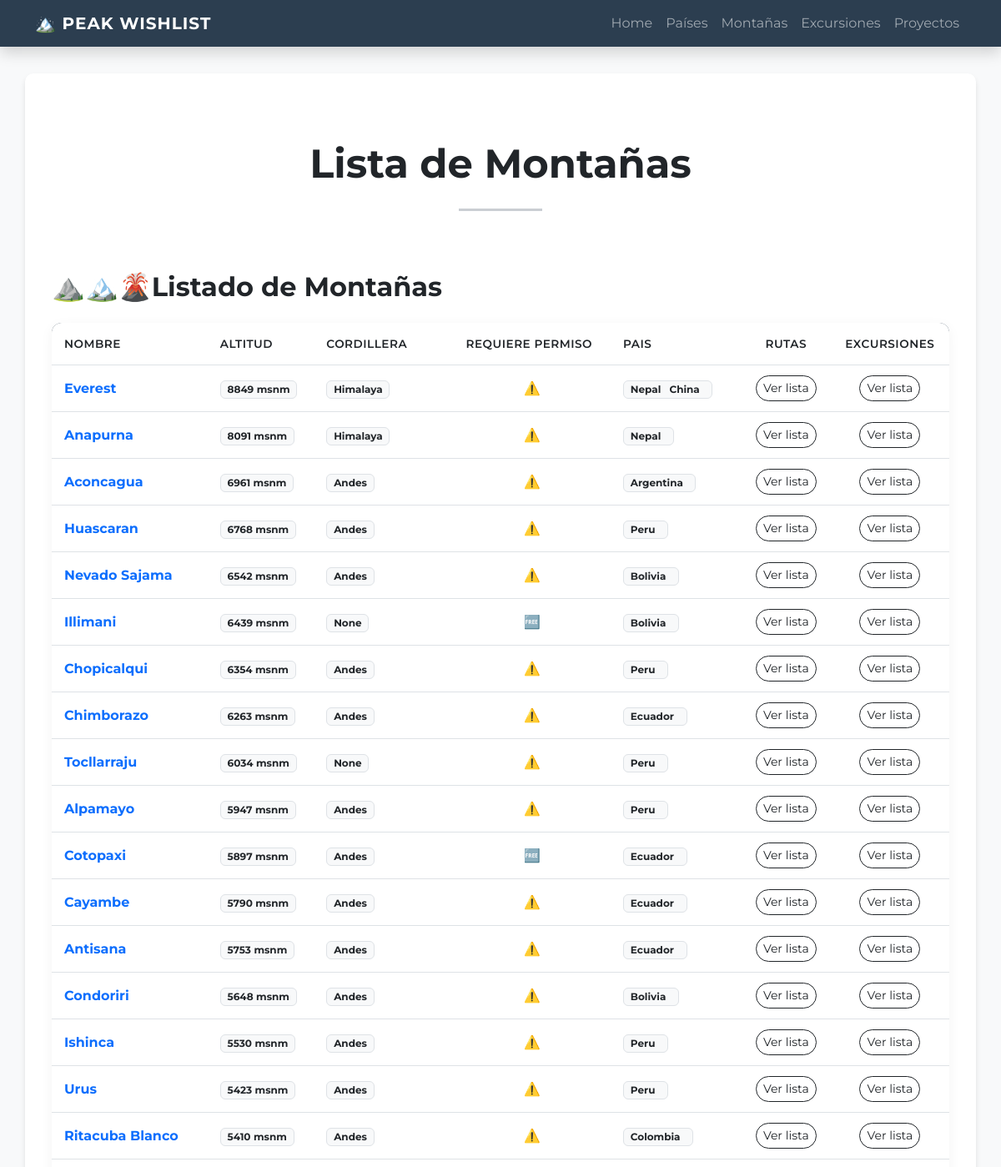
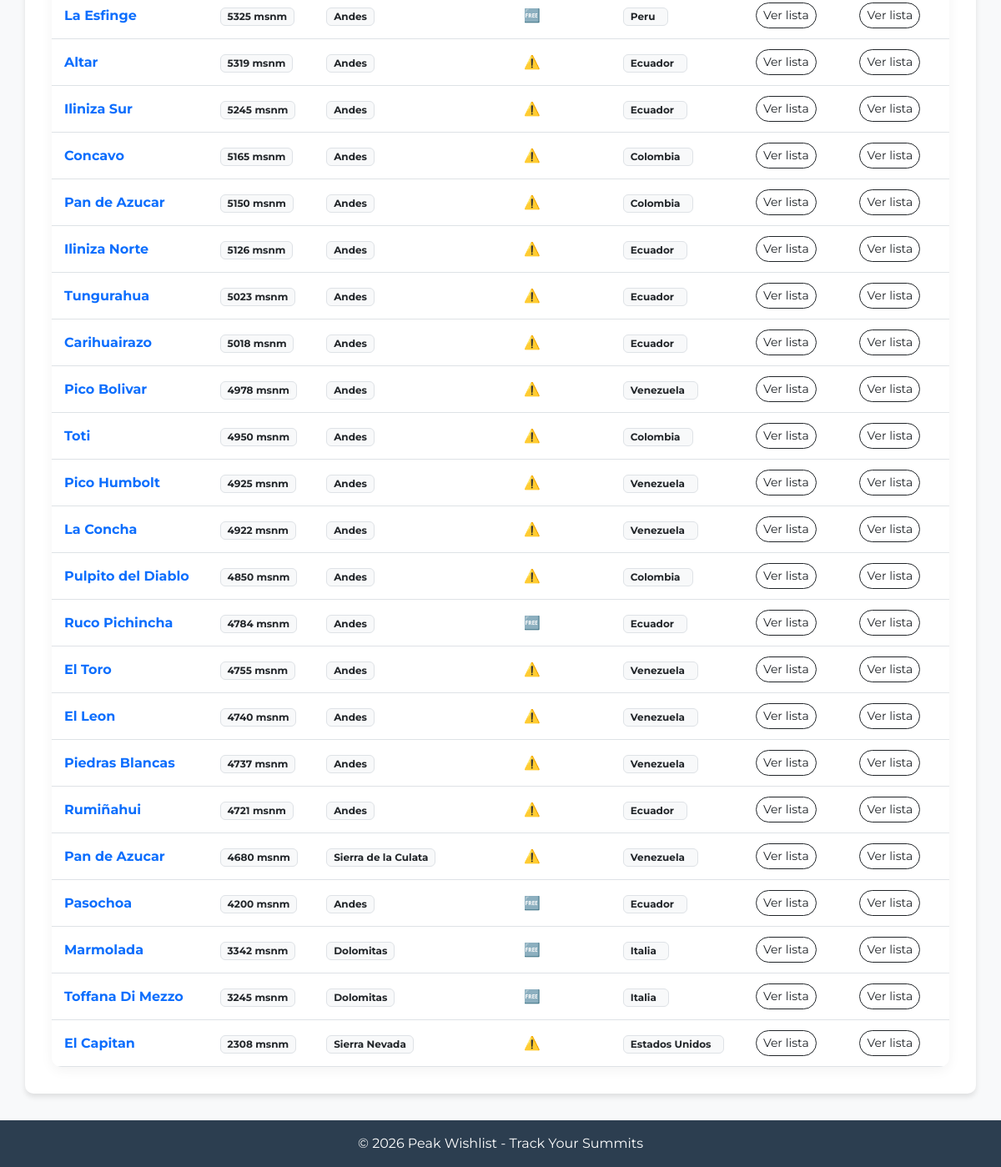
The app's page /montana/, older data (2 pictures, top to bottom).
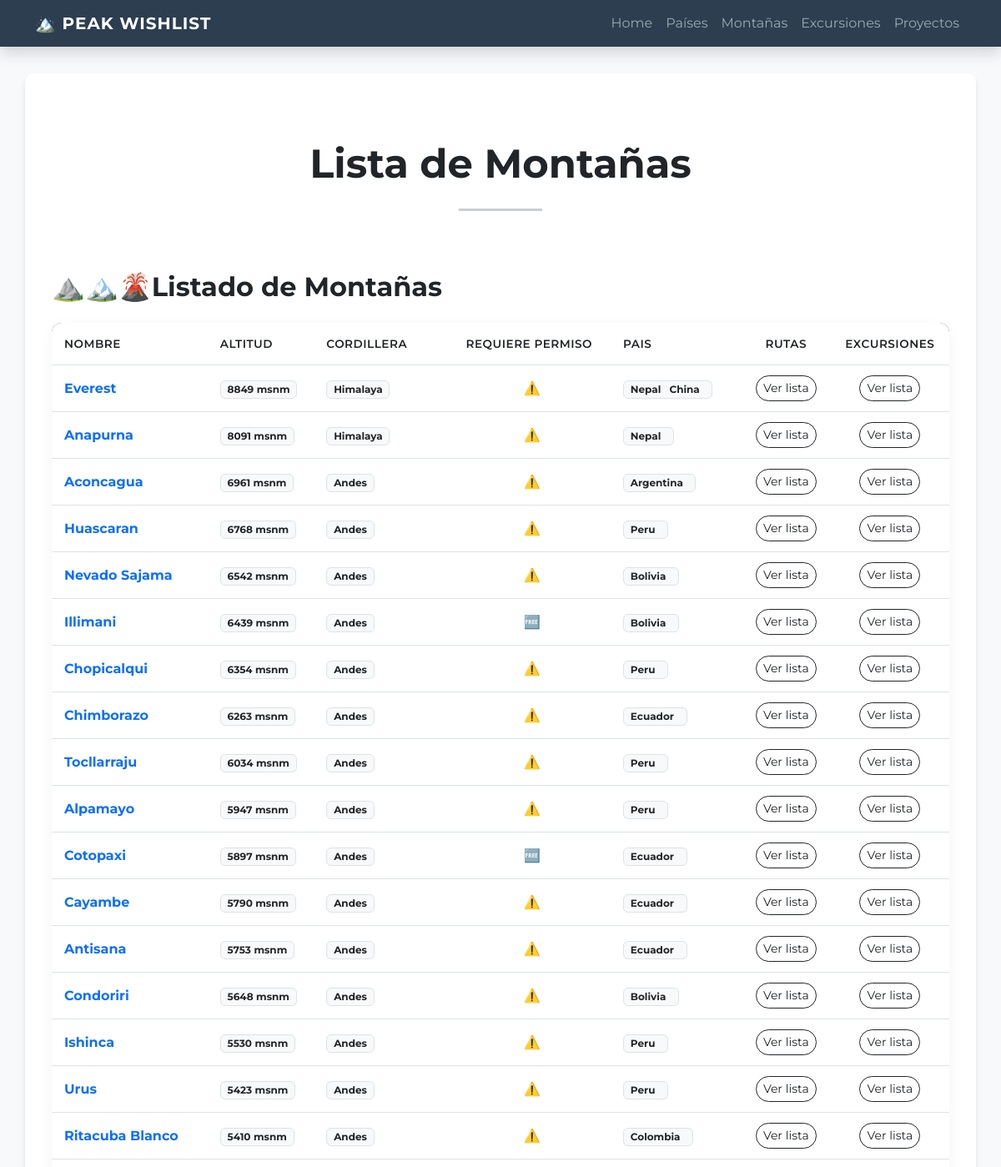
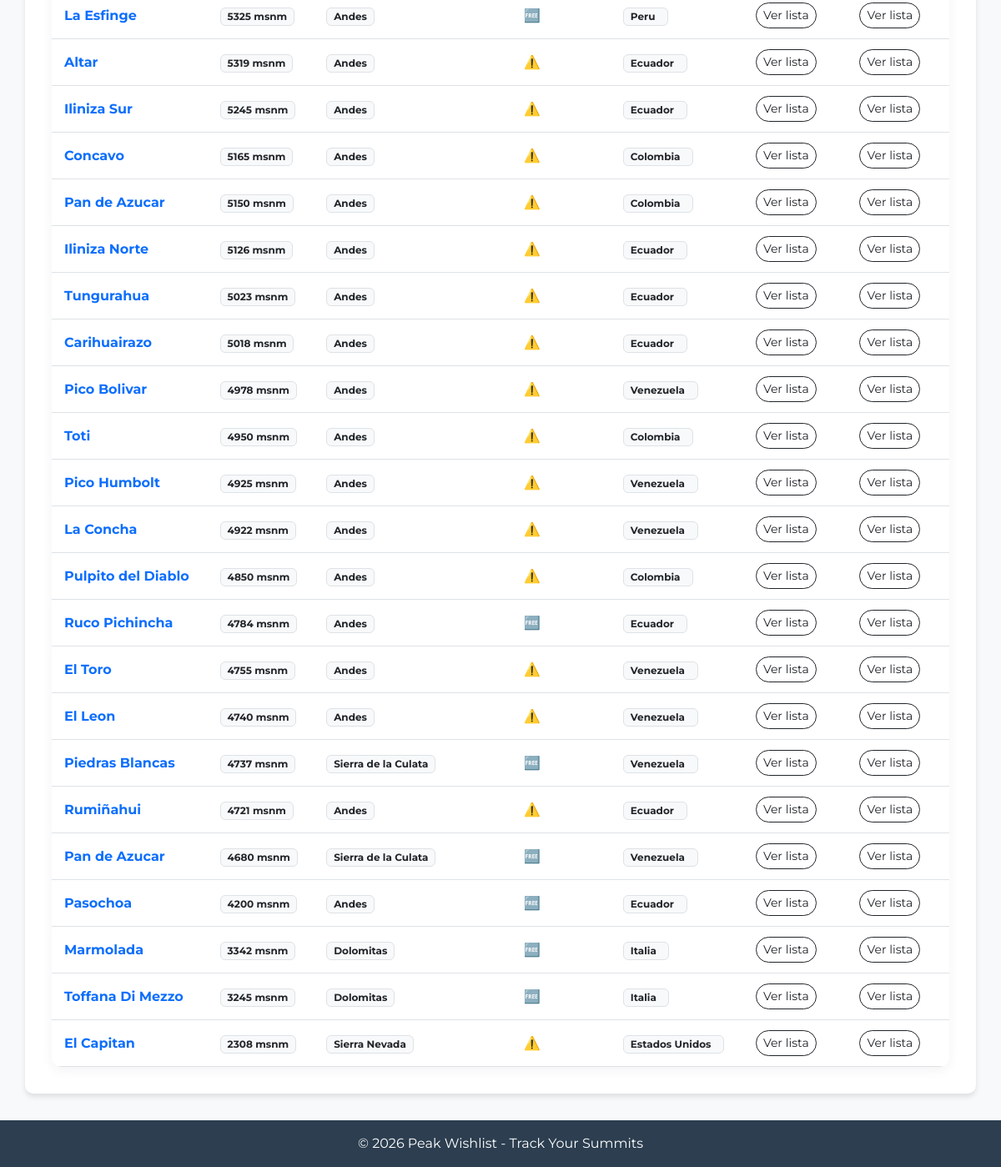
The same page, newer data (2 pictures, top to bottom).
### peak_wishlist/models.py (models this page shows, shortened)
class Montana(models.Model):
    nombre = models.CharField(max_length= 50, null=False, blank=False)
    altitud = models.PositiveIntegerField(null=False, blank=False)
    cordillera = models.CharField(max_length=50, null=True, blank=True)
    pais = models.ManyToManyField(Pais, related_name="montanas")
    provincia_estado_departamento_region = models.CharField(max_length=50, blank=False)
    requiere_permiso = models.BooleanField(default=False)
    parque = models.ForeignKey(Parque, null=True, blank=True, on_delete=models.PROTECT)
    class Meta:
        verbose_name="Montaña"
        verbose_name_plural="Montañas"

### peak_wishlist/views.py (the view)
# urls.py: path('montana/', views.montanas ,  name='montanas'),
def montanas(request, pais_id=None):
    if pais_id:
        pais =  models.Pais.objects.get(id =pais_id)
        query = models.Montana.objects.filter(pais=pais).order_by('-altitud')
        extension_titulo = f" en {pais.nombre}"
    else:
        query = models.Montana.objects.all().order_by('-altitud')
        extension_titulo = " "
    return render(request, "peak_wishlist/montana.html", {'montanas': query, "extension_titulo": extension_titulo})

### peak_wishlist/templates/peak_wishlist/montana.html (shortened to what this page needs)
{% extends 'peak_wishlist/base.html' %}
{% block contenido  %}
<div class="text-center py-5">
    <h3 class="display-5 fw-bold text-dark">Lista de Montañas</h3>
    <hr class="my-4 mx-auto" style="width: 100px; border-top: 3px solid #2c3e50;">
</div>
<h2 class="mb-4 text-dark fw-bold">⛰️🏔️🌋Listado de Montañas {{ extension_titulo }}</h2>
<div class="table-container-custom table-responsive">
    <table class="table table-custom mb-0">
        <thead>
            <tr>
                <th>Nombre</th>
                <th>Altitud</th>
                <th>Cordillera</th>
                <th>Requiere Permiso</th>
                <th>Pais</th>
                <th class="text-center">Rutas</th>
                <th class="text-center">Excursiones</th>
            </tr>
        </thead>
        <tbody>
            {% for montana in montanas %}
            <tr>
                <td class="fw-bold text-primary">{{ montana.nombre }}</td>
                <td>
                    <span class="badge bg-light text-dark border">
                        {{ montana.altitud }} msnm
                    </span>
                </td>
                <td>
                    <span class="badge bg-light text-dark border">
                        {{ montana.cordillera }}
                    </span>
                </td>
                <td class="text-center">
                    {% if montana.requiere_permiso %}
                        ⚠️
                    {% else %}
                        🆓
                    {% endif %}
                </td>
                <td>
                    <span class="badge bg-light text-dark border">
                        {% for pais in montana.pais.all %}
                            {{ pais.nombre }} &nbsp;
                        {% endfor %}
                    </span>
                </td>
                <td class="text-center">
                    <a href="#" class="btn btn-sm btn-outline-dark rounded-pill">Ver lista</a>
                </td>
                <td class="text-center">
                    <a href="#" class="btn btn-sm btn-outline-dark rounded-pill">Ver lista</a>
                </td>
            </tr>
            {% empty %}
            <tr>
                <td colspan="5" class="text-center py-4 text-muted">
                    No hay países registrados todavía.
                </td>
            </tr>
            {% endfor %}
        </tbody>
    </table>
</div>
{% endblock contenido  %}

Row changes from the older to the newer data that the page shows:
changed Montana "Illimani": cordillera "None" → "Andes"
changed Montana "Tocllarraju": cordillera "None" → "Andes"
changed Montana "Piedras Blancas": cordillera "Andes" → "Sierra de la Culata"; requiere_permiso "⚠️" → "🆓"
changed Montana (number 36 of 40 on the later page): requiere_permiso "⚠️" → "🆓"
